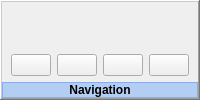
              <widget class="QFrame" name="navigationFrame">
               <property name="sizePolicy">
                <sizepolicy hsizetype="Maximum" vsizetype="Preferred">
                 <horstretch>0</horstretch>
                 <verstretch>0</verstretch>
                </sizepolicy>
               </property>
               <property name="frameShape">
                <enum>QFrame::WinPanel</enum>
               </property>
               <property name="frameShadow">
                <enum>QFrame::Raised</enum>
               </property>
               <layout class="QGridLayout" name="gridLayout_5">
                <property name="leftMargin">
                 <number>0</number>
                </property>
                <property name="rightMargin">
                 <number>0</number>
                </property>
                <property name="bottomMargin">
                 <number>0</number>
                </property>
                <item row="8" column="0" alignment="Qt::AlignBottom">
                 <widget class="QLabel" name="navigationFrameTitle">
                  <property name="sizePolicy">
                   <sizepolicy hsizetype="Preferred" vsizetype="Fixed">
                    <horstretch>0</horstretch>
                    <verstretch>0</verstretch>
                   </sizepolicy>
                  </property>
                  <property name="font">
                   <font>
                    <bold>true</bold>
                   </font>
                  </property>
                  <property name="styleSheet">
                   <string notr="true">background-color: rgba(0, 100, 255, 0.25);</string>
                  </property>
                  <property name="frameShape">
                   <enum>QFrame::StyledPanel</enum>
                  </property>
                  <property name="frameShadow">
                   <enum>QFrame::Raised</enum>
                  </property>
                  <property name="text">
                   <string>Navigation</string>
                  </property>
                  <property name="alignment">
                   <set>Qt::AlignCenter</set>
                  </property>
                 </widget>
                </item>
                <item row="0" column="0">
                 <widget class="QFrame" name="navigationFrameContents">
                  <property name="sizePolicy">
                   <sizepolicy hsizetype="Preferred" vsizetype="Expanding">
                    <horstretch>0</horstretch>
                    <verstretch>0</verstretch>
                   </sizepolicy>
                  </property>
                  <property name="frameShape">
                   <enum>QFrame::NoFrame</enum>
                  </property>
                  <property name="frameShadow">
                   <enum>QFrame::Plain</enum>
                  </property>
                  <layout class="QGridLayout" name="gridLayout">
                   <property name="topMargin">
                    <number>0</number>
                   </property>
                   <property name="bottomMargin">
                    <number>0</number>
                   </property>
                   <item row="0" column="0">
                    <widget class="QFrame" name="navigationFrameAboveButtons">
                     <property name="frameShape">
                      <enum>QFrame::NoFrame</enum>
                     </property>
                     <property name="frameShadow">
                      <enum>QFrame::Plain</enum>
                     </property>
                     <layout class="QHBoxLayout" name="horizontalLayout_11">
                      <property name="leftMargin">
                       <number>0</number>
                      </property>
                      <property name="topMargin">
                       <number>0</number>
                      </property>
                      <property name="rightMargin">
                       <number>0</number>
                      </property>
                      <property name="bottomMargin">
                       <number>0</number>
                      </property>
                     </layout>
                    </widget>
                   </item>
                   <item row="1" column="0">
                    <widget class="QFrame" name="navigationFrameBelowButtons">
                     <property name="frameShape">
                      <enum>QFrame::NoFrame</enum>
                     </property>
                     <property name="frameShadow">
                      <enum>QFrame::Plain</enum>
                     </property>
                     <layout class="QVBoxLayout" name="verticalLayout_11">
                      <property name="leftMargin">
                       <number>0</number>
                      </property>
                      <property name="topMargin">
                       <number>0</number>
                      </property>
                      <property name="rightMargin">
                       <number>0</number>
                      </property>
                      <property name="bottomMargin">
                       <number>0</number>
                      </property>
                     </layout>
                    </widget>
                   </item>
                   <item row="11" column="0">
                    <widget class="QFrame" name="navButtonsFrame">
                     <property name="sizePolicy">
                      <sizepolicy hsizetype="Preferred" vsizetype="Fixed">
                       <horstretch>0</horstretch>
                       <verstretch>0</verstretch>
                      </sizepolicy>
                     </property>
                     <property name="frameShape">
                      <enum>QFrame::NoFrame</enum>
                     </property>
                     <property name="frameShadow">
                      <enum>QFrame::Plain</enum>
                     </property>
                     <layout class="QHBoxLayout" name="horizontalLayout_7">
                      <property name="spacing">
                       <number>6</number>
                      </property>
                      <property name="leftMargin">
                       <number>0</number>
                      </property>
                      <property name="topMargin">
                       <number>0</number>
                      </property>
                      <property name="rightMargin">
                       <number>0</number>
                      </property>
                      <property name="bottomMargin">
                       <number>0</number>
                      </property>
                      <item>
                       <widget class="QPushButton" name="repeatButton">
                        <property name="sizePolicy">
                         <sizepolicy hsizetype="Fixed" vsizetype="Fixed">
                          <horstretch>0</horstretch>
                          <verstretch>0</verstretch>
                         </sizepolicy>
                        </property>
                        <property name="focusPolicy">
                         <enum>Qt::NoFocus</enum>
                        </property>
                        <property name="toolTip">
                         <string>Repeat exercise</string>
                        </property>
                        <property name="whatsThis">
                         <string>Repeat exercise</string>
                        </property>
                        <property name="accessibleDescription">
                         <string/>
                        </property>
                        <property name="text">
                         <string/>
                        </property>
                        <property name="icon">
                         <iconset resource="../res.qrc">
                          <normaloff>:/res/images/repeat.png</normaloff>:/res/images/repeat.png</iconset>
                        </property>
                        <property name="iconSize">
                         <size>
                          <width>36</width>
                          <height>36</height>
                         </size>
                        </property>
                       </widget>
                      </item>
                      <item>
                       <widget class="QPushButton" name="closeCustomExButton">
                        <property name="sizePolicy">
                         <sizepolicy hsizetype="Fixed" vsizetype="Fixed">
                          <horstretch>0</horstretch>
                          <verstretch>0</verstretch>
                         </sizepolicy>
                        </property>
                        <property name="focusPolicy">
                         <enum>Qt::NoFocus</enum>
                        </property>
                        <property name="toolTip">
                         <string>Close loaded exercise</string>
                        </property>
                        <property name="text">
                         <string notr="true"/>
                        </property>
                        <property name="icon">
                         <iconset resource="../res.qrc">
                          <normaloff>:/res/images/closeCustom.png</normaloff>:/res/images/closeCustom.png</iconset>
                        </property>
                        <property name="iconSize">
                         <size>
                          <width>36</width>
                          <height>36</height>
                         </size>
                        </property>
                       </widget>
                      </item>
                      <item>
                       <widget class="QPushButton" name="previousButton">
                        <property name="sizePolicy">
                         <sizepolicy hsizetype="Preferred" vsizetype="Fixed">
                          <horstretch>0</horstretch>
                          <verstretch>0</verstretch>
                         </sizepolicy>
                        </property>
                        <property name="focusPolicy">
                         <enum>Qt::NoFocus</enum>
                        </property>
                        <property name="toolTip">
                         <string>Previous exercise</string>
                        </property>
                        <property name="text">
                         <string/>
                        </property>
                        <property name="icon">
                         <iconset resource="../res.qrc">
                          <normaloff>:/res/images/previous.png</normaloff>:/res/images/previous.png</iconset>
                        </property>
                        <property name="iconSize">
                         <size>
                          <width>36</width>
                          <height>36</height>
                         </size>
                        </property>
                       </widget>
                      </item>
                      <item>
                       <widget class="QPushButton" name="nextButton">
                        <property name="sizePolicy">
                         <sizepolicy hsizetype="Preferred" vsizetype="Fixed">
                          <horstretch>0</horstretch>
                          <verstretch>0</verstretch>
                         </sizepolicy>
                        </property>
                        <property name="focusPolicy">
                         <enum>Qt::NoFocus</enum>
                        </property>
                        <property name="toolTip">
                         <string>Next exercise</string>
                        </property>
                        <property name="text">
                         <string/>
                        </property>
                        <property name="icon">
                         <iconset resource="../res.qrc">
                          <normaloff>:/res/images/next.png</normaloff>:/res/images/next.png</iconset>
                        </property>
                        <property name="iconSize">
                         <size>
                          <width>36</width>
                          <height>36</height>
                         </size>
                        </property>
                       </widget>
                      </item>
                     </layout>
                    </widget>
                   </item>
                  </layout>
                 </widget>
                </item>
               </layout>
              </widget>
